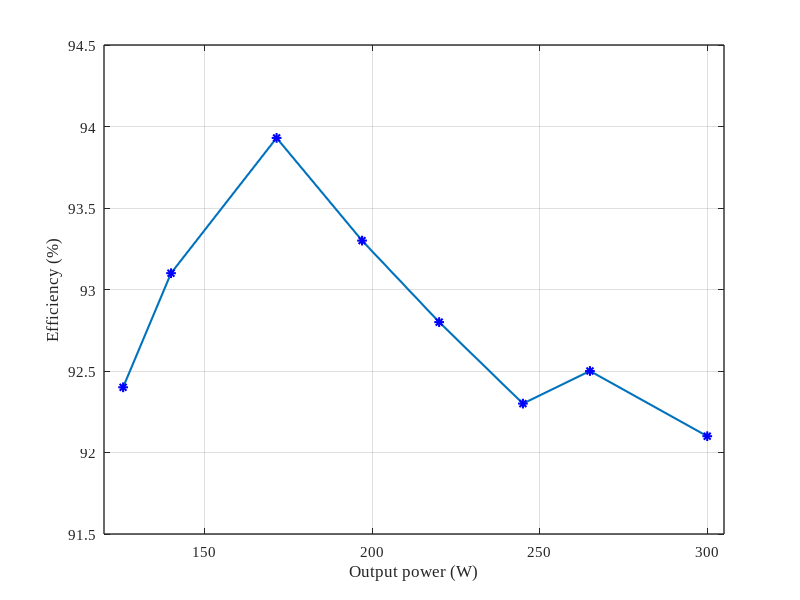

Write MATLAB code to recreate this figure.
%% Figure 11(c): Experimental efficiency versus output power
% Efficiency values are calculated from experimental measurements.

% Experimental data
output_power_W = [125.7 140 171.5 197 220 245 265 300];
efficiency_pct = [92.4 93.1 93.93 93.3 92.8 92.3 92.5 92.1];

% Create figure
figure('Color', 'w', 'Units', 'centimeters', ...
       'Position', [5 5 14 9]);

plot(output_power_W, efficiency_pct, '-*', ...
    'LineWidth', 1.5, ...
    'MarkerSize', 7, ...
    'MarkerEdgeColor', 'b');

% Axis labels and formatting
xlabel('Output power (W)', 'FontName', 'Times New Roman', 'FontSize', 12);
ylabel('Efficiency (%)', 'FontName', 'Times New Roman', 'FontSize', 12);

set(gca, 'FontName', 'Times New Roman', ...
         'FontSize', 11, ...
         'LineWidth', 1, ...
         'Box', 'on');

grid on;
xlim([120 305]);
ylim([91.5 94.5]);

% Export a high-resolution image for the manuscript
exportgraphics(gcf, 'Figure_11c_Efficiency.png', 'Resolution', 600);

% Optional vector export:
% exportgraphics(gcf, 'Figure_11c_Efficiency.pdf', 'ContentType', 'vector');
